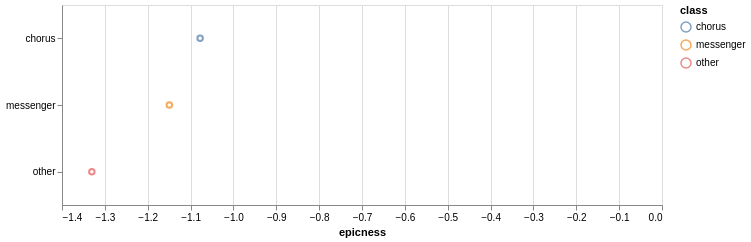

Here is the notebook cell this chart was saved with:
### Code cell
alt.Chart(class_avg).mark_point().encode(
    x=alt.X("epicness:Q"),
    y=alt.Y("class:N", sort="-x", title=None),
    color="class:N",
).properties(width=600, height=200)

### Figure 1 — Vega-Lite specification as saved in the notebook (floating-point values rounded to 4 significant figures)
{"config": {"view": {"continuousWidth": 300, "continuousHeight": 300}}, "data": {"name": "data-95b77c2411a94de34be7b4e9a8e8f746"}, "mark": {"type": "point"}, "encoding": {"color": {"field": "class", "type": "nominal"}, "x": {"field": "epicness", "type": "quantitative"}, "y": {"field": "class", "sort": "-x", "title": null, "type": "nominal"}}, "height": 200, "width": 600, "$schema": "https://vega.github.io/schema/vega-lite/v6.4.1.json", "datasets": {"data-95b77c2411a94de34be7b4e9a8e8f746": [{"class": "chorus", "epicness": -1.078}, {"class": "messenger", "epicness": -1.15}, {"class": "other", "epicness": -1.33}]}}
